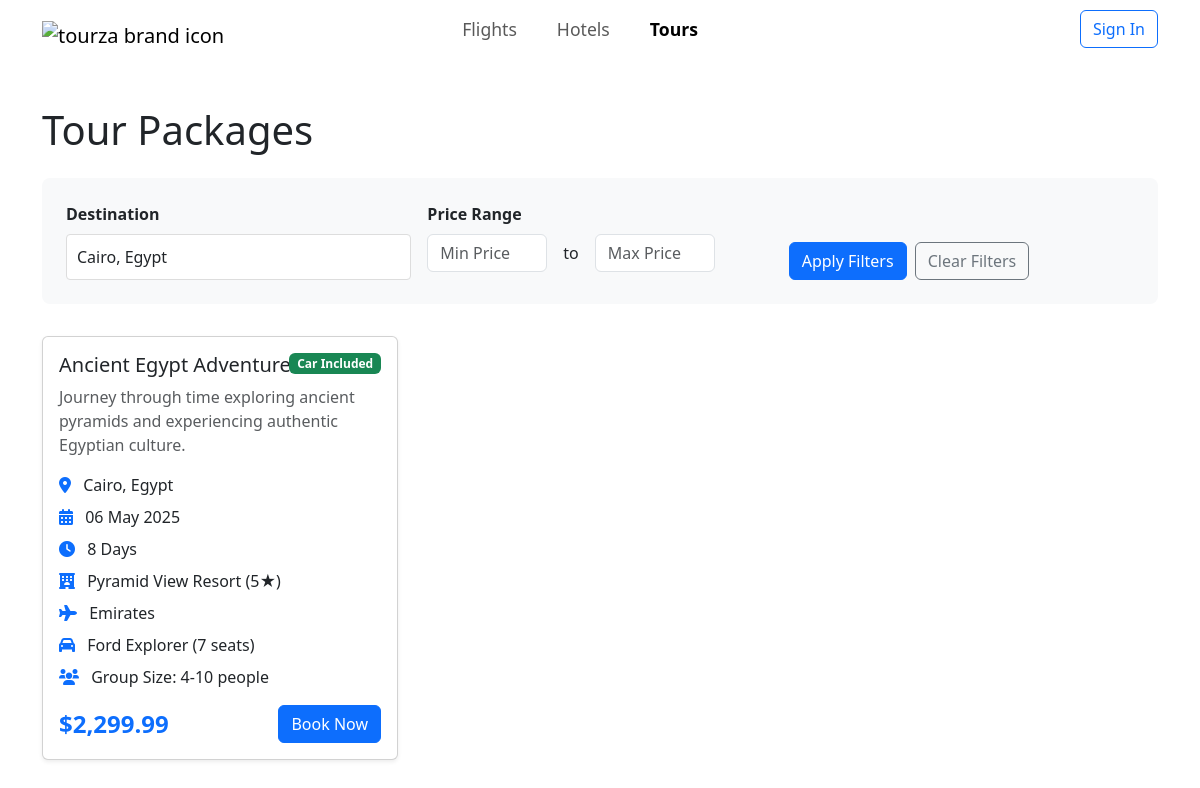
Screenshot of /tours.php?destination=Cairo, Egypt with the database file from the repository.
### tables this page shows
CREATE TABLE `tours` (
  `Tour_ID` int(11) NOT NULL AUTO_INCREMENT,
  `Tour_Name` varchar(100) NOT NULL,
  `Description` text DEFAULT NULL,
  `Destination` varchar(100) NOT NULL,
  `Duration_Days` int(11) NOT NULL,
  `H_Hotel_ID` int(11) NOT NULL,
  `Room_Type` varchar(50) NOT NULL,
  `P_Plane_ID` int(11) NOT NULL,
  `Seat_Class` varchar(30) NOT NULL,
  `Min_People` int(11) NOT NULL,
  `Max_People` int(11) NOT NULL,
  `Price_Per_Person` decimal(10,2) NOT NULL,
  `Includes_Car_Rental` tinyint(1) DEFAULT 0,
  `C_Car_ID` int(11) DEFAULT NULL,
  `Tour_Start_Date` date NOT NULL,
  PRIMARY KEY (`Tour_ID`),
  KEY `H_Hotel_ID` (`H_Hotel_ID`),
  KEY `P_Plane_ID` (`P_Plane_ID`),
  KEY `C_Car_ID` (`C_Car_ID`),
  CONSTRAINT `tours_ibfk_1` FOREIGN KEY (`H_Hotel_ID`) REFERENCES `hotels` (`Hotel_ID`),
  CONSTRAINT `tours_ibfk_2` FOREIGN KEY (`P_Plane_ID`) REFERENCES `flights` (`id`),
  CONSTRAINT `tours_ibfk_3` FOREIGN KEY (`C_Car_ID`) REFERENCES `rental_cars` (`Car_ID`)
);

CREATE TABLE `hotels` (
  `Hotel_ID` int(11) NOT NULL,
  `Location` varchar(100) NOT NULL,
  `Name` varchar(100) NOT NULL,
  `Stars` varchar(20) DEFAULT NULL,
  PRIMARY KEY (`Hotel_ID`)
);

CREATE TABLE `flights` (
  `id` int(11) NOT NULL AUTO_INCREMENT,
  `airline` varchar(100) NOT NULL,
  `departure_airport_code` varchar(10) NOT NULL,
  `departure_airport_name` varchar(100) NOT NULL,
  `departure_city` varchar(100) NOT NULL,
  `departure_country` varchar(100) NOT NULL,
  `arrival_airport_code` varchar(10) NOT NULL,
  `arrival_airport_name` varchar(100) NOT NULL,
  `arrival_city` varchar(100) NOT NULL,
  `arrival_country` varchar(100) NOT NULL,
  `departure_time` datetime NOT NULL,
  `arrival_time` datetime NOT NULL,
  `duration` int(11) NOT NULL,
  `class` enum('economy','business') NOT NULL,
  `price` decimal(10,2) NOT NULL,
  `created_at` timestamp NOT NULL DEFAULT current_timestamp(),
  PRIMARY KEY (`id`)
);

CREATE TABLE `rental_cars` (
  `Car_ID` int(11) NOT NULL,
  `Model` varchar(50) DEFAULT NULL,
  `Capacity` int(11) DEFAULT NULL,
  PRIMARY KEY (`Car_ID`)
);

### auth.php (called while the page is built, shortened)
<?php
class Auth {
    public function isLoggedIn() {
        return isset($_SESSION['user_id']);
    }
}
?>

### tours.php (the view, shortened to what this page needs)
<?php
require_once 'auth.php';
$auth = new Auth();
$isLoggedIn = $auth->isLoggedIn();
$currentUser = $auth->getCurrentUser();
$destination = $_GET['destination'] ?? '';
$minPrice = $_GET['min_price'] ?? '';
$maxPrice = $_GET['max_price'] ?? '';
$query = "SELECT t.*, h.Name as Hotel_Name, h.Stars, h.Location as Hotel_Location,
          f.airline, f.departure_time, f.arrival_time, f.departure_airport_code, f.arrival_airport_code, f.departure_city, f.arrival_city, f.departure_country, f.arrival_country,
          rc.Model as Car_Model, rc.Capacity as Car_Capacity
          FROM tours t
          LEFT JOIN hotels h ON t.H_Hotel_ID = h.Hotel_ID
          LEFT JOIN flights f ON t.P_Plane_ID = f.id
          LEFT JOIN rental_cars rc ON t.C_Car_ID = rc.Car_ID
          WHERE 1=1";
$params = [];
if ($destination) {
    $query .= " AND t.Destination LIKE ?";
    $params[] = "%$destination%";
}
$query .= " ORDER BY t.Tour_Start_Date";
$stmt = $pdo->prepare($query);
$stmt->execute($params);
$tours = $stmt->fetchAll();
?>
<!DOCTYPE html>
<html lang="en">
<head>
    <link href="https://cdn.jsdelivr.net/npm/bootstrap@5.3.0/dist/css/bootstrap.min.css" rel="stylesheet">
    <link href="https://cdnjs.cloudflare.com/ajax/libs/font-awesome/6.0.0/css/all.min.css" rel="stylesheet">
    <link href="./styles.css" rel="stylesheet">
</head>
<body>
    <nav class="navbar navbar-expand-lg">
        <div class="container-fluid">
            <a class="navbar-brand" href="index.php"><img src="./images/logo.svg" alt="tourza brand icon"></a>
            <ul class="navbar-nav flex-row ms-3 justify-content-center" style="gap: 1.5rem; font-weight: 500; font-size: 1.1rem;">
                <li class="nav-item"><a class="nav-link px-2" href="index.php#flight-search">Flights</a></li>
                <li class="nav-item"><a class="nav-link px-2" href="index.php#hotel-search">Hotels</a></li>
                <li class="nav-item"><a class="nav-link px-2 active" href="tours.php">Tours</a></li>
            </ul>
            <div class="d-flex">
                <?php if ($isLoggedIn): ?>
                    <div class="dropdown">
                        <button class="btn btn-link dropdown-toggle" type="button" id="userDropdown" data-bs-toggle="dropdown" aria-expanded="false">
                            <img src="<?php echo $currentUser['profile_picture'] ?? './images/default-avatar.png'; ?>" alt="Profile" class="rounded-circle me-2" style="width: 24px; height: 24px;">
                            <?php echo $currentUser['first_name']; ?>
                        </button>
                        <ul class="dropdown-menu" aria-labelledby="userDropdown">
                            <li><a class="dropdown-item" href="profile.php">Profile</a></li>
                            <li><a class="dropdown-item" href="bookings.php">My Bookings</a></li>
                            <li><hr class="dropdown-divider"></li>
                            <li><a class="dropdown-item" href="#" onclick="logout()">Sign Out</a></li>
                        </ul>
                    </div>
                <?php else: ?>
                    <button class="btn btn-outline-primary" data-bs-toggle="modal" data-bs-target="#authModal">
                        Sign In
                    </button>
                <?php endif; ?>
            </div>
        </div>
    </nav>
    <div class="container py-5">
        <h1 class="mb-4">Tour Packages</h1>
        <div class="filter-section">
            <form method="GET" class="row g-3">
                <div class="col-md-4">
                    <label for="destination" class="form-label">Destination</label>
                    <div class="location-input" style="position:relative;">
                        <input type="text" class="form-control" id="destination" name="destination" value="<?php echo htmlspecialchars($destination); ?>" placeholder="Select Destination" autocomplete="off">
                    </div>
                </div>
                <div class="col-md-4">
                    <label class="form-label">Price Range</label>
                    <div class="price-range">
                        <input type="number" class="form-control" name="min_price" placeholder="Min Price" value="<?php echo $minPrice; ?>">
                        <span>to</span>
                        <input type="number" class="form-control" name="max_price" placeholder="Max Price" value="<?php echo $maxPrice; ?>">
                    </div>
                </div>
                <div class="col-md-4 d-flex align-items-end">
                    <button type="submit" class="btn btn-primary me-2">Apply Filters</button>
                    <a href="tours.php" class="btn btn-outline-secondary">Clear Filters</a>
                </div>
            </form>
        </div>
        <div class="row g-4">
            <?php if (empty($tours)): ?>
                <div class="col-12">
                    <div class="alert alert-info">
                        No tours found matching your criteria. Please try different filters.
                    </div>
                </div>
            <?php else: ?>
                <?php foreach ($tours as $tour): ?>
                    <div class="col-md-6 col-lg-4">
                        <div class="card tour-card shadow-sm">
                            <div class="card-body">
                                <?php if ($tour['Includes_Car_Rental']): ?>
                                    <span class="badge bg-success tour-badge">Car Included</span>
                                <?php endif; ?>
                                <h5 class="card-title"><?php echo htmlspecialchars($tour['Tour_Name']); ?></h5>
                                <p class="card-text text-muted"><?php echo htmlspecialchars($tour['Description']); ?></p>
                                <ul class="tour-features">
                                    <li><i class="fas fa-map-marker-alt"></i> <?php echo htmlspecialchars($tour['Destination']); ?></li>
                                    <li><i class="fas fa-calendar-alt"></i> <?php echo date('d M Y', strtotime($tour['Tour_Start_Date'])); ?></li>
                                    <li><i class="fas fa-clock"></i> <?php echo $tour['Duration_Days']; ?> Days</li>
                                    <li><i class="fas fa-hotel"></i> <?php echo htmlspecialchars($tour['Hotel_Name']); ?> (<?php echo $tour['Stars']; ?>★)</li>
                                    <li><i class="fas fa-plane"></i> <?php echo htmlspecialchars($tour['airline']); ?></li>
                                    <?php if ($tour['Includes_Car_Rental']): ?>
                                        <li><i class="fas fa-car"></i> <?php echo htmlspecialchars($tour['Car_Model']); ?> (<?php echo $tour['Car_Capacity']; ?> seats)</li>
                                    <?php endif; ?>
                                    <li><i class="fas fa-users"></i> Group Size: <?php echo $tour['Min_People']; ?>-<?php echo $tour['Max_People']; ?> people</li>
                                </ul>
                                <div class="d-flex justify-content-between align-items-center mt-3">
                                    <div class="tour-price">$<?php echo number_format($tour['Price_Per_Person'], 2); ?></div>
                                    <a class="btn btn-primary" href="checkout.php?type=tour&id=<?php echo $tour['Tour_ID']; ?>">Book Now</a>
                                </div>
                            </div>
                        </div>
                    </div>
                <?php endforeach; ?>
            <?php endif; ?>
        </div>
    </div>
</body>
</html>

### styles.css (style rules this page uses)
.container-fluid { max-width: 1140px; }
.navbar-brand { margin-right: -160px; }
.navbar-brand>img { height: 180px; margin-bottom: -380px; margin-top: -370px; }
.location-input { position: relative; }
.location-input input { width: 100%; border: 1px solid #ddd; border-radius: 4px; background-color: white; cursor: pointer; padding: 10px; }
.nav-link.active { color: #0d6efd; font-weight: bold; }
.form-label { font-weight: bold; }

### tours.php (style rules this page uses)
.tour-card { transition: transform 0.2s; height: 100%; }
.tour-price { font-size: 1.5rem; font-weight: bold; color: #0d6efd; }
.tour-features { list-style: none; padding-left: 0; }
.tour-features li { margin-bottom: 0.5rem; }
.tour-features i { color: #0d6efd; margin-right: 0.5rem; }
.tour-badge { position: absolute; top: 1rem; right: 1rem; }
.filter-section { background: #f8f9fa; padding: 1.5rem; border-radius: 8px; margin-bottom: 2rem; }
.price-range { display: flex; gap: 1rem; align-items: center; }
.price-range input { width: 120px; }

### rows the page displays
tours: Includes_Car_Rental "Car Included", Tour_Name "Ancient Egypt Adventure", Description "Journey through time exploring ancient pyramids and experiencing authentic Egyptian culture.", Destination "Cairo, Egypt", Tour_Start_Date "06 May 2025", Duration_Days "8", H_Hotel_ID.Name "Pyramid View Resort", H_Hotel_ID.Stars "5", P_Plane_ID.airline "Emirates", C_Car_ID.Model "Ford Explorer", C_Car_ID.Capacity "7", Min_People "4", Max_People "10", Price_Per_Person "2,299.99"
